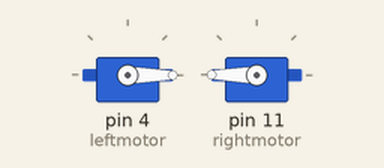
Simulated run of this sketch. Board: Arduino Uno, built with avr-gcc and run on an emulated ATmega328P. Shown: 2 × servo.

Above: at 3.05 s.
Timing chart, 0 to 7.6 s (numbered marks = the images above):
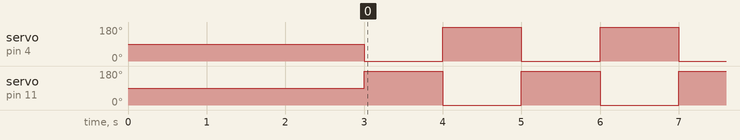

The sketch:

squareWave.ino
```cpp
#include <Servo.h> // servo library

Servo rightmotor; // Servo object
Servo leftmotor; // Servo object

const int t = 2000; //ms

void setup() {
  // put your setup code here, to run once:
    leftmotor.attach(4, 1000, 2000); // left drive motor pin#, pulse time for 0,pulse time for 180
    rightmotor.attach(11, 1000, 2000); // right drive motor pin#, pulse time for 0, pulse time for 180
delay(3000);
}

void loop() {
  // put your main code here, to run repeatedly:
  rightmotor.write(180);
  leftmotor.write(0);

  delay(t/2);

  rightmotor.write(0);
  leftmotor.write(180);

  delay(t/2);
}
```

Measured:
- by itself, servo on pin 4 (leftmotor), servo on pin 11 (rightmotor): alternates 180° for 1.0 s and 0° for 1.0 s
